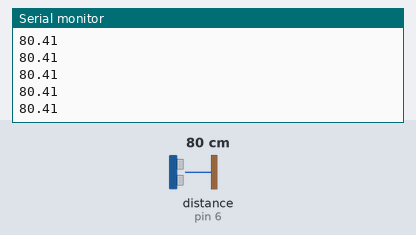
Bench run of a sketch on a simulated Arduino Uno, built with avr-gcc and run on an emulated ATmega328P. Parts: the last lines printed to the serial monitor. Inputs (shaded band) come from the test bench; at power-on: distance to the obstacle (sensor on pin 6) 80 cm. The echo pulse lasts 58.3 µs per cm.

Above: at 1.2 s.
1.3 s: distance to the obstacle (sensor on pin 6) set to 2 cm
At 1.42 s:
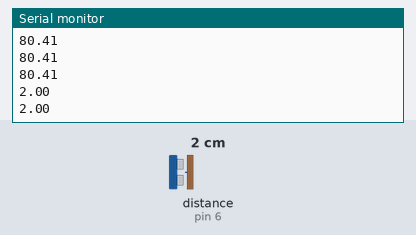
2.8 s: distance to the obstacle (sensor on pin 6) set to 4 cm
At 2.84 s:
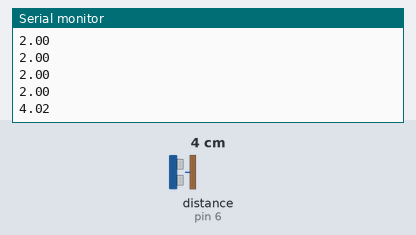
Timing chart, 0 to 5.8 s (numbered marks = the images above; inputs shaded):
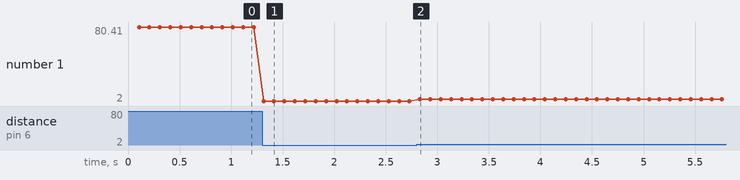

The sketch:

sketch_feb14a.ino
```cpp
#define TRIG 7
#define PULSE 6

const unsigned long TIMEOUT = 100 * 58;

unsigned long t0 = millis();
float duration = 0;

void setup() {

  pinMode(TRIG, OUTPUT);
  pinMode(PULSE, INPUT);

  Serial.begin(9600);

}

void loop() {

  if (millis() - t0 > 100) {

      t0 = millis();

      digitalWrite(TRIG, LOW);
      delayMicroseconds(5);
      digitalWrite(TRIG, HIGH);
      delayMicroseconds(10);
      digitalWrite(TRIG, LOW);

      duration = pulseIn(PULSE, HIGH, TIMEOUT) / 58.0;

      Serial.println(duration);

  }


}
```

Measured:
- after the input at 1.3 s, the serial monitor: prints a new line at once (image 1)
- after the input at 2.8 s, the serial monitor: prints a new line at once (image 2)
- plotted number 1: 80.41 → 2 after the input at 1.3 s, 2 → 4.02 after the input at 2.8 s
